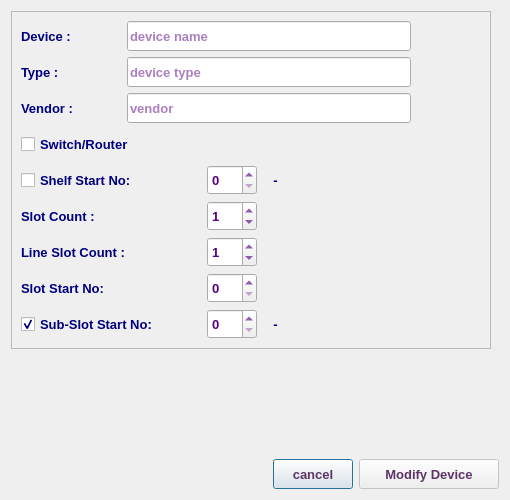
<?xml version="1.0" encoding="UTF-8"?>
<ui version="4.0">
 <class>EditDeviceDialog</class>
 <widget class="QDialog" name="EditDeviceDialog">
  <property name="windowModality">
   <enum>Qt::NonModal</enum>
  </property>
  <property name="geometry">
   <rect>
    <x>0</x>
    <y>0</y>
    <width>510</width>
    <height>500</height>
   </rect>
  </property>
  <property name="sizePolicy">
   <sizepolicy hsizetype="Fixed" vsizetype="Fixed">
    <horstretch>0</horstretch>
    <verstretch>0</verstretch>
   </sizepolicy>
  </property>
  <property name="minimumSize">
   <size>
    <width>510</width>
    <height>500</height>
   </size>
  </property>
  <property name="maximumSize">
   <size>
    <width>511</width>
    <height>501</height>
   </size>
  </property>
  <property name="font">
   <font>
    <family>Tahoma</family>
    <pointsize>10</pointsize>
   </font>
  </property>
  <property name="windowTitle">
   <string>Edit Device</string>
  </property>
  <property name="windowIcon">
   <iconset resource="../../../../image.qrc">
    <normaloff>:/Image/edit.png</normaloff>:/Image/edit.png</iconset>
  </property>
  <layout class="QVBoxLayout" name="verticalLayout_2">
   <item>
    <layout class="QHBoxLayout" name="horizontalLayout_10"/>
   </item>
   <item>
    <widget class="QFrame" name="frame">
     <property name="enabled">
      <bool>true</bool>
     </property>
     <property name="minimumSize">
      <size>
       <width>480</width>
       <height>330</height>
      </size>
     </property>
     <property name="maximumSize">
      <size>
       <width>480</width>
       <height>380</height>
      </size>
     </property>
     <property name="font">
      <font>
       <family>Tahoma</family>
       <pointsize>10</pointsize>
      </font>
     </property>
     <property name="frameShape">
      <enum>QFrame::StyledPanel</enum>
     </property>
     <property name="frameShadow">
      <enum>QFrame::Raised</enum>
     </property>
     <layout class="QVBoxLayout" name="verticalLayout_3">
      <item>
       <layout class="QHBoxLayout" name="horizontalLayout_5">
        <item>
         <layout class="QVBoxLayout" name="verticalLayout">
          <item>
           <layout class="QHBoxLayout" name="horizontalLayout">
            <item>
             <widget class="QLabel" name="label">
              <property name="sizePolicy">
               <sizepolicy hsizetype="Fixed" vsizetype="Fixed">
                <horstretch>0</horstretch>
                <verstretch>0</verstretch>
               </sizepolicy>
              </property>
              <property name="minimumSize">
               <size>
                <width>100</width>
                <height>30</height>
               </size>
              </property>
              <property name="maximumSize">
               <size>
                <width>100</width>
                <height>30</height>
               </size>
              </property>
              <property name="font">
               <font>
                <family>Tahoma</family>
                <pointsize>10</pointsize>
                <weight>75</weight>
                <bold>true</bold>
               </font>
              </property>
              <property name="styleSheet">
               <string notr="true">color: rgb(0, 0, 127);</string>
              </property>
              <property name="text">
               <string>Device :</string>
              </property>
             </widget>
            </item>
            <item>
             <widget class="QLineEdit" name="deviceLE">
              <property name="sizePolicy">
               <sizepolicy hsizetype="Preferred" vsizetype="Preferred">
                <horstretch>0</horstretch>
                <verstretch>0</verstretch>
               </sizepolicy>
              </property>
              <property name="minimumSize">
               <size>
                <width>230</width>
                <height>30</height>
               </size>
              </property>
              <property name="maximumSize">
               <size>
                <width>5000</width>
                <height>30</height>
               </size>
              </property>
              <property name="font">
               <font>
                <family>Tahoma</family>
                <pointsize>10</pointsize>
                <weight>75</weight>
                <bold>true</bold>
               </font>
              </property>
              <property name="styleSheet">
               <string notr="true">color: rgb(85, 0, 127);</string>
              </property>
              <property name="placeholderText">
               <string>device name</string>
              </property>
             </widget>
            </item>
           </layout>
          </item>
          <item>
           <layout class="QHBoxLayout" name="horizontalLayout_8">
            <item>
             <widget class="QLabel" name="label_2">
              <property name="sizePolicy">
               <sizepolicy hsizetype="Fixed" vsizetype="Fixed">
                <horstretch>0</horstretch>
                <verstretch>0</verstretch>
               </sizepolicy>
              </property>
              <property name="minimumSize">
               <size>
                <width>100</width>
                <height>30</height>
               </size>
              </property>
              <property name="maximumSize">
               <size>
                <width>100</width>
                <height>30</height>
               </size>
              </property>
              <property name="font">
               <font>
                <family>Tahoma</family>
                <pointsize>10</pointsize>
                <weight>75</weight>
                <bold>true</bold>
               </font>
              </property>
              <property name="styleSheet">
               <string notr="true">color: rgb(0, 0, 127);</string>
              </property>
              <property name="text">
               <string>Type :</string>
              </property>
             </widget>
            </item>
            <item>
             <widget class="QLineEdit" name="typeLE">
              <property name="sizePolicy">
               <sizepolicy hsizetype="Preferred" vsizetype="Preferred">
                <horstretch>0</horstretch>
                <verstretch>0</verstretch>
               </sizepolicy>
              </property>
              <property name="minimumSize">
               <size>
                <width>230</width>
                <height>30</height>
               </size>
              </property>
              <property name="maximumSize">
               <size>
                <width>5000</width>
                <height>30</height>
               </size>
              </property>
              <property name="font">
               <font>
                <family>Tahoma</family>
                <pointsize>10</pointsize>
                <weight>75</weight>
                <bold>true</bold>
               </font>
              </property>
              <property name="styleSheet">
               <string notr="true">color: rgb(85, 0, 127);</string>
              </property>
              <property name="placeholderText">
               <string>device type</string>
              </property>
             </widget>
            </item>
           </layout>
          </item>
          <item>
           <layout class="QHBoxLayout" name="horizontalLayout_2">
            <item>
             <widget class="QLabel" name="label_3">
              <property name="sizePolicy">
               <sizepolicy hsizetype="Fixed" vsizetype="Fixed">
                <horstretch>0</horstretch>
                <verstretch>0</verstretch>
               </sizepolicy>
              </property>
              <property name="minimumSize">
               <size>
                <width>100</width>
                <height>30</height>
               </size>
              </property>
              <property name="maximumSize">
               <size>
                <width>100</width>
                <height>30</height>
               </size>
              </property>
              <property name="font">
               <font>
                <family>Tahoma</family>
                <pointsize>10</pointsize>
                <weight>75</weight>
                <bold>true</bold>
               </font>
              </property>
              <property name="styleSheet">
               <string notr="true">color: rgb(0, 0, 127);</string>
              </property>
              <property name="text">
               <string>Vendor :</string>
              </property>
             </widget>
            </item>
            <item>
             <widget class="QLineEdit" name="vendorLE">
              <property name="sizePolicy">
               <sizepolicy hsizetype="Preferred" vsizetype="Preferred">
                <horstretch>0</horstretch>
                <verstretch>0</verstretch>
               </sizepolicy>
              </property>
              <property name="minimumSize">
               <size>
                <width>230</width>
                <height>30</height>
               </size>
              </property>
              <property name="maximumSize">
               <size>
                <width>5000</width>
                <height>30</height>
               </size>
              </property>
              <property name="font">
               <font>
                <family>Tahoma</family>
                <pointsize>10</pointsize>
                <weight>75</weight>
                <bold>true</bold>
               </font>
              </property>
              <property name="styleSheet">
               <string notr="true">color: rgb(85, 0, 127);</string>
              </property>
              <property name="placeholderText">
               <string>vendor</string>
              </property>
             </widget>
            </item>
           </layout>
          </item>
          <item>
           <widget class="QCheckBox" name="srCB">
            <property name="minimumSize">
             <size>
              <width>0</width>
              <height>30</height>
             </size>
            </property>
            <property name="maximumSize">
             <size>
              <width>16777215</width>
              <height>30</height>
             </size>
            </property>
            <property name="font">
             <font>
              <family>Tahoma</family>
              <pointsize>10</pointsize>
              <weight>75</weight>
              <bold>true</bold>
             </font>
            </property>
            <property name="styleSheet">
             <string notr="true">color: rgb(0, 0, 127);</string>
            </property>
            <property name="text">
             <string>Switch/Router</string>
            </property>
           </widget>
          </item>
          <item>
           <layout class="QHBoxLayout" name="horizontalLayout_3">
            <item>
             <widget class="QCheckBox" name="shelfChB">
              <property name="sizePolicy">
               <sizepolicy hsizetype="Preferred" vsizetype="Preferred">
                <horstretch>0</horstretch>
                <verstretch>0</verstretch>
               </sizepolicy>
              </property>
              <property name="minimumSize">
               <size>
                <width>180</width>
                <height>30</height>
               </size>
              </property>
              <property name="maximumSize">
               <size>
                <width>180</width>
                <height>30</height>
               </size>
              </property>
              <property name="font">
               <font>
                <family>Tahoma</family>
                <pointsize>10</pointsize>
                <weight>75</weight>
                <bold>true</bold>
               </font>
              </property>
              <property name="styleSheet">
               <string notr="true">color: rgb(0, 0, 127);</string>
              </property>
              <property name="text">
               <string>Shelf Start No:</string>
              </property>
             </widget>
            </item>
            <item>
             <widget class="QSpinBox" name="shelfSB">
              <property name="minimumSize">
               <size>
                <width>50</width>
                <height>30</height>
               </size>
              </property>
              <property name="maximumSize">
               <size>
                <width>50</width>
                <height>30</height>
               </size>
              </property>
              <property name="font">
               <font>
                <family>Tahoma</family>
                <pointsize>10</pointsize>
                <weight>75</weight>
                <bold>true</bold>
               </font>
              </property>
              <property name="styleSheet">
               <string notr="true">color: rgb(85, 0, 127);</string>
              </property>
              <property name="minimum">
               <number>0</number>
              </property>
              <property name="maximum">
               <number>500</number>
              </property>
              <property name="value">
               <number>0</number>
              </property>
             </widget>
            </item>
            <item>
             <widget class="QLabel" name="noShelfLbl">
              <property name="minimumSize">
               <size>
                <width>25</width>
                <height>30</height>
               </size>
              </property>
              <property name="maximumSize">
               <size>
                <width>25</width>
                <height>30</height>
               </size>
              </property>
              <property name="font">
               <font>
                <family>Tahoma</family>
                <pointsize>10</pointsize>
                <weight>75</weight>
                <bold>true</bold>
               </font>
              </property>
              <property name="styleSheet">
               <string notr="true">color: rgb(0, 0, 127);</string>
              </property>
              <property name="text">
               <string>-</string>
              </property>
              <property name="alignment">
               <set>Qt::AlignCenter</set>
              </property>
             </widget>
            </item>
            <item>
             <spacer name="horizontalSpacer_4">
              <property name="font">
               <font>
                <family>Tahoma</family>
                <pointsize>10</pointsize>
               </font>
              </property>
              <property name="orientation">
               <enum>Qt::Horizontal</enum>
              </property>
              <property name="sizeHint" stdset="0">
               <size>
                <width>40</width>
                <height>20</height>
               </size>
              </property>
             </spacer>
            </item>
           </layout>
          </item>
          <item>
           <layout class="QHBoxLayout" name="horizontalLayout_9">
            <item>
             <widget class="QLabel" name="label_4">
              <property name="sizePolicy">
               <sizepolicy hsizetype="Preferred" vsizetype="Preferred">
                <horstretch>0</horstretch>
                <verstretch>0</verstretch>
               </sizepolicy>
              </property>
              <property name="minimumSize">
               <size>
                <width>180</width>
                <height>30</height>
               </size>
              </property>
              <property name="maximumSize">
               <size>
                <width>180</width>
                <height>30</height>
               </size>
              </property>
              <property name="font">
               <font>
                <family>Tahoma</family>
                <pointsize>10</pointsize>
                <weight>75</weight>
                <bold>true</bold>
               </font>
              </property>
              <property name="styleSheet">
               <string notr="true">color: rgb(0, 0, 127);</string>
              </property>
              <property name="text">
               <string>Slot Count :</string>
              </property>
              <property name="alignment">
               <set>Qt::AlignLeading|Qt::AlignLeft|Qt::AlignVCenter</set>
              </property>
             </widget>
            </item>
            <item>
             <widget class="QSpinBox" name="slotCountSB">
              <property name="minimumSize">
               <size>
                <width>50</width>
                <height>30</height>
               </size>
              </property>
              <property name="maximumSize">
               <size>
                <width>50</width>
                <height>30</height>
               </size>
              </property>
              <property name="font">
               <font>
                <family>Tahoma</family>
                <pointsize>10</pointsize>
                <weight>75</weight>
                <bold>true</bold>
               </font>
              </property>
              <property name="styleSheet">
               <string notr="true">color: rgb(85, 0, 127);</string>
              </property>
              <property name="minimum">
               <number>0</number>
              </property>
              <property name="maximum">
               <number>500</number>
              </property>
              <property name="value">
               <number>1</number>
              </property>
             </widget>
            </item>
            <item>
             <spacer name="horizontalSpacer_3">
              <property name="font">
               <font>
                <family>Tahoma</family>
                <pointsize>10</pointsize>
               </font>
              </property>
              <property name="orientation">
               <enum>Qt::Horizontal</enum>
              </property>
              <property name="sizeHint" stdset="0">
               <size>
                <width>40</width>
                <height>20</height>
               </size>
              </property>
             </spacer>
            </item>
           </layout>
          </item>
          <item>
           <layout class="QHBoxLayout" name="horizontalLayout_13">
            <item>
             <widget class="QLabel" name="label_6">
              <property name="sizePolicy">
               <sizepolicy hsizetype="Preferred" vsizetype="Preferred">
                <horstretch>0</horstretch>
                <verstretch>0</verstretch>
               </sizepolicy>
              </property>
              <property name="minimumSize">
               <size>
                <width>180</width>
                <height>30</height>
               </size>
              </property>
              <property name="maximumSize">
               <size>
                <width>180</width>
                <height>30</height>
               </size>
              </property>
              <property name="font">
               <font>
                <family>Tahoma</family>
                <pointsize>10</pointsize>
                <weight>75</weight>
                <bold>true</bold>
               </font>
              </property>
              <property name="styleSheet">
               <string notr="true">color: rgb(0, 0, 127);</string>
              </property>
              <property name="text">
               <string>Line Slot Count :</string>
              </property>
              <property name="alignment">
               <set>Qt::AlignLeading|Qt::AlignLeft|Qt::AlignVCenter</set>
              </property>
             </widget>
            </item>
            <item>
             <widget class="QSpinBox" name="lineSlotCountSB">
              <property name="minimumSize">
               <size>
                <width>50</width>
                <height>30</height>
               </size>
              </property>
              <property name="maximumSize">
               <size>
                <width>50</width>
                <height>30</height>
               </size>
              </property>
              <property name="font">
               <font>
                <family>Tahoma</family>
                <pointsize>10</pointsize>
                <weight>75</weight>
                <bold>true</bold>
               </font>
              </property>
              <property name="styleSheet">
               <string notr="true">color: rgb(85, 0, 127);</string>
              </property>
              <property name="minimum">
               <number>0</number>
              </property>
              <property name="maximum">
               <number>500</number>
              </property>
              <property name="value">
               <number>1</number>
              </property>
             </widget>
            </item>
            <item>
             <spacer name="horizontalSpacer_7">
              <property name="font">
               <font>
                <family>Tahoma</family>
                <pointsize>10</pointsize>
               </font>
              </property>
              <property name="orientation">
               <enum>Qt::Horizontal</enum>
              </property>
              <property name="sizeHint" stdset="0">
               <size>
                <width>40</width>
                <height>20</height>
               </size>
              </property>
             </spacer>
            </item>
           </layout>
          </item>
          <item>
           <layout class="QHBoxLayout" name="horizontalLayout_11">
            <item>
             <widget class="QLabel" name="label_8">
              <property name="sizePolicy">
               <sizepolicy hsizetype="Preferred" vsizetype="Preferred">
                <horstretch>0</horstretch>
                <verstretch>0</verstretch>
               </sizepolicy>
              </property>
              <property name="minimumSize">
               <size>
                <width>180</width>
                <height>30</height>
               </size>
              </property>
              <property name="maximumSize">
               <size>
                <width>180</width>
                <height>30</height>
               </size>
              </property>
              <property name="font">
               <font>
                <family>Tahoma</family>
                <pointsize>10</pointsize>
                <weight>75</weight>
                <bold>true</bold>
               </font>
              </property>
              <property name="styleSheet">
               <string notr="true">color: rgb(0, 0, 127);</string>
              </property>
              <property name="text">
               <string>Slot Start No:</string>
              </property>
              <property name="alignment">
               <set>Qt::AlignLeading|Qt::AlignLeft|Qt::AlignVCenter</set>
              </property>
             </widget>
            </item>
            <item>
             <widget class="QSpinBox" name="slotStartNoSB">
              <property name="minimumSize">
               <size>
                <width>50</width>
                <height>30</height>
               </size>
              </property>
              <property name="maximumSize">
               <size>
                <width>50</width>
                <height>30</height>
               </size>
              </property>
              <property name="font">
               <font>
                <family>Tahoma</family>
                <pointsize>10</pointsize>
                <weight>75</weight>
                <bold>true</bold>
               </font>
              </property>
              <property name="styleSheet">
               <string notr="true">color: rgb(85, 0, 127);</string>
              </property>
              <property name="minimum">
               <number>0</number>
              </property>
              <property name="maximum">
               <number>500</number>
              </property>
              <property name="value">
               <number>0</number>
              </property>
             </widget>
            </item>
            <item>
             <spacer name="horizontalSpacer_5">
              <property name="font">
               <font>
                <family>Tahoma</family>
                <pointsize>10</pointsize>
               </font>
              </property>
              <property name="orientation">
               <enum>Qt::Horizontal</enum>
              </property>
              <property name="sizeHint" stdset="0">
               <size>
                <width>40</width>
                <height>20</height>
               </size>
              </property>
             </spacer>
            </item>
           </layout>
          </item>
          <item>
           <layout class="QHBoxLayout" name="horizontalLayout_4">
            <item>
             <widget class="QCheckBox" name="subslotChB">
              <property name="sizePolicy">
               <sizepolicy hsizetype="Preferred" vsizetype="Preferred">
                <horstretch>0</horstretch>
                <verstretch>0</verstretch>
               </sizepolicy>
              </property>
              <property name="minimumSize">
               <size>
                <width>180</width>
                <height>30</height>
               </size>
              </property>
              <property name="maximumSize">
               <size>
                <width>180</width>
                <height>30</height>
               </size>
              </property>
              <property name="font">
               <font>
                <family>Tahoma</family>
                <pointsize>10</pointsize>
                <weight>75</weight>
                <bold>true</bold>
               </font>
              </property>
              <property name="styleSheet">
               <string notr="true">color: rgb(0, 0, 127);</string>
              </property>
              <property name="text">
               <string>Sub-Slot Start No:</string>
              </property>
              <property name="checked">
               <bool>true</bool>
              </property>
             </widget>
            </item>
            <item>
             <widget class="QSpinBox" name="subslotSB">
              <property name="minimumSize">
               <size>
                <width>50</width>
                <height>30</height>
               </size>
              </property>
              <property name="maximumSize">
               <size>
                <width>50</width>
                <height>30</height>
               </size>
              </property>
              <property name="font">
               <font>
                <family>Tahoma</family>
                <pointsize>10</pointsize>
                <weight>75</weight>
                <bold>true</bold>
               </font>
              </property>
              <property name="styleSheet">
               <string notr="true">color: rgb(85, 0, 127);</string>
              </property>
              <property name="minimum">
               <number>0</number>
              </property>
              <property name="maximum">
               <number>500</number>
              </property>
              <property name="value">
               <number>0</number>
              </property>
             </widget>
            </item>
            <item>
             <widget class="QLabel" name="noSubslotLbl">
              <property name="minimumSize">
               <size>
                <width>25</width>
                <height>30</height>
               </size>
              </property>
              <property name="maximumSize">
               <size>
                <width>25</width>
                <height>30</height>
               </size>
              </property>
              <property name="font">
               <font>
                <family>Tahoma</family>
                <pointsize>10</pointsize>
                <weight>75</weight>
                <bold>true</bold>
               </font>
              </property>
              <property name="styleSheet">
               <string notr="true">color: rgb(0, 0, 127);</string>
              </property>
              <property name="text">
               <string>-</string>
              </property>
              <property name="alignment">
               <set>Qt::AlignCenter</set>
              </property>
             </widget>
            </item>
            <item>
             <spacer name="horizontalSpacer_6">
              <property name="font">
               <font>
                <family>Tahoma</family>
                <pointsize>10</pointsize>
               </font>
              </property>
              <property name="orientation">
               <enum>Qt::Horizontal</enum>
              </property>
              <property name="sizeHint" stdset="0">
               <size>
                <width>40</width>
                <height>20</height>
               </size>
              </property>
             </spacer>
            </item>
           </layout>
          </item>
         </layout>
        </item>
        <item>
         <widget class="QLabel" name="label_5">
          <property name="minimumSize">
           <size>
            <width>64</width>
            <height>64</height>
           </size>
          </property>
          <property name="maximumSize">
           <size>
            <width>64</width>
            <height>64</height>
           </size>
          </property>
          <property name="font">
           <font>
            <family>Tahoma</family>
            <pointsize>10</pointsize>
           </font>
          </property>
          <property name="text">
           <string/>
          </property>
          <property name="pixmap">
           <pixmap resource="../../../../image.qrc">:/Image/device.png</pixmap>
          </property>
         </widget>
        </item>
       </layout>
      </item>
     </layout>
    </widget>
   </item>
   <item>
    <spacer name="verticalSpacer">
     <property name="font">
      <font>
       <family>Tahoma</family>
       <pointsize>10</pointsize>
      </font>
     </property>
     <property name="orientation">
      <enum>Qt::Vertical</enum>
     </property>
     <property name="sizeHint" stdset="0">
      <size>
       <width>20</width>
       <height>40</height>
      </size>
     </property>
    </spacer>
   </item>
   <item>
    <layout class="QHBoxLayout" name="horizontalLayout_12">
     <item>
      <spacer name="horizontalSpacer_12">
       <property name="font">
        <font>
         <family>Tahoma</family>
         <pointsize>10</pointsize>
        </font>
       </property>
       <property name="orientation">
        <enum>Qt::Horizontal</enum>
       </property>
       <property name="sizeHint" stdset="0">
        <size>
         <width>40</width>
         <height>20</height>
        </size>
       </property>
      </spacer>
     </item>
     <item>
      <widget class="QPushButton" name="cancelBtn">
       <property name="sizePolicy">
        <sizepolicy hsizetype="Preferred" vsizetype="Fixed">
         <horstretch>0</horstretch>
         <verstretch>0</verstretch>
        </sizepolicy>
       </property>
       <property name="minimumSize">
        <size>
         <width>80</width>
         <height>30</height>
        </size>
       </property>
       <property name="maximumSize">
        <size>
         <width>150</width>
         <height>30</height>
        </size>
       </property>
       <property name="font">
        <font>
         <family>Tahoma</family>
         <pointsize>10</pointsize>
         <weight>75</weight>
         <bold>true</bold>
        </font>
       </property>
       <property name="styleSheet">
        <string notr="true">color: rgb(92, 53, 102);</string>
       </property>
       <property name="text">
        <string>cancel</string>
       </property>
      </widget>
     </item>
     <item>
      <widget class="QPushButton" name="modifyBtn">
       <property name="enabled">
        <bool>false</bool>
       </property>
       <property name="sizePolicy">
        <sizepolicy hsizetype="Preferred" vsizetype="Fixed">
         <horstretch>0</horstretch>
         <verstretch>0</verstretch>
        </sizepolicy>
       </property>
       <property name="minimumSize">
        <size>
         <width>140</width>
         <height>30</height>
        </size>
       </property>
       <property name="maximumSize">
        <size>
         <width>200</width>
         <height>30</height>
        </size>
       </property>
       <property name="font">
        <font>
         <family>Tahoma</family>
         <pointsize>10</pointsize>
         <weight>75</weight>
         <bold>true</bold>
        </font>
       </property>
       <property name="styleSheet">
        <string notr="true">color: rgb(92, 53, 102);</string>
       </property>
       <property name="text">
        <string>Modify Device</string>
       </property>
       <property name="icon">
        <iconset resource="../../../../image.qrc">
         <normaloff>:/Image/edit.png</normaloff>:/Image/edit.png</iconset>
       </property>
       <property name="iconSize">
        <size>
         <width>20</width>
         <height>20</height>
        </size>
       </property>
      </widget>
     </item>
    </layout>
   </item>
  </layout>
 </widget>
 <tabstops>
  <tabstop>deviceLE</tabstop>
  <tabstop>typeLE</tabstop>
  <tabstop>vendorLE</tabstop>
  <tabstop>srCB</tabstop>
  <tabstop>shelfChB</tabstop>
  <tabstop>shelfSB</tabstop>
  <tabstop>slotCountSB</tabstop>
  <tabstop>subslotChB</tabstop>
  <tabstop>subslotSB</tabstop>
  <tabstop>modifyBtn</tabstop>
  <tabstop>cancelBtn</tabstop>
 </tabstops>
 <resources>
  <include location="../../../../image.qrc"/>
 </resources>
 <connections/>
</ui>
